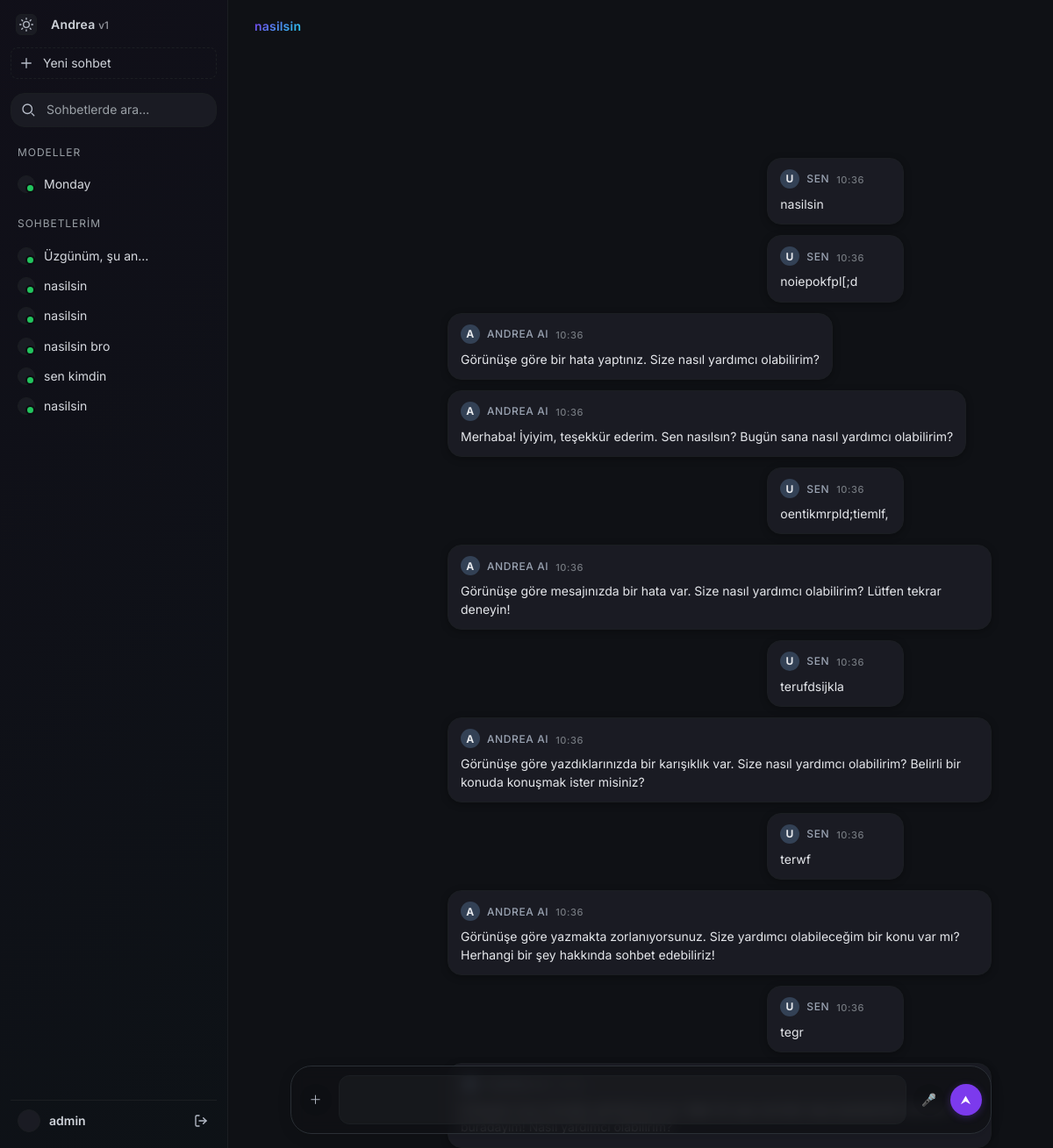
Screenshot of /chat/52/ (signed in) with the database file from the repository.
### chat/models.py (models this page shows, shortened)
class Chat(models.Model):
    user = models.ForeignKey(User, on_delete=models.CASCADE, related_name='chats')
    title = models.CharField(max_length=120)
    created_at = models.DateTimeField(auto_now_add=True)
    updated_at = models.DateTimeField(auto_now=True)
    class Meta:
        ordering = ['-updated_at']

class Message(models.Model):
    ROLE_CHOICES = (
        ('system', 'System'),
        ('user', 'User'),
        ('assistant', 'Assistant'),
    )
    chat = models.ForeignKey(Chat, on_delete=models.CASCADE, related_name='messages')
    role = models.CharField(max_length=10, choices=ROLE_CHOICES)
    content = models.TextField()
    created_at = models.DateTimeField(auto_now_add=True)
    class Meta:
        ordering = ['created_at']

### users/models.py (models this page shows, shortened)
class User(AbstractUser):
    ROLE_CHOICES = [
        ('admin', 'Admin'),
        ('user', 'User'),
        ('moderator', 'Moderator'),
    ]
    role = models.CharField(
        max_length=20,
        choices=ROLE_CHOICES,
        default='user',
        verbose_name='Role'
    )
    class Meta:
        verbose_name = 'User'
        verbose_name_plural = 'Users'

### chat/views.py (the view)
# urls.py: path('<int:chat_id>/', views.chat_detail, name='detail'),
@login_required
def chat_detail(request, chat_id):
    chat = get_object_or_404(Chat, pk=chat_id, user=request.user)
    chats = request.user.chats.only('id','title','updated_at')[:50]
    csrf_token = get_token(request)
    return render(request, 'chat/detail.html', {
        'chat': chat,
        'messages': chat.messages.all(),
        'chats': chats,
        'csrf_token': csrf_token
    })

### templates/chat/detail.html (shortened to what this page needs)
{% load static %}
<!doctype html>
<html lang="tr" class="theme-aurora">
<head>
</head>
<body>
<div class="app">
  <aside class="sidebar" aria-label="Yan Menü">
    <div class="top-strip">
      <button class="theme-toggle" id="themeToggle" aria-label="Tema değiştir" title="Tema değiştir">
      </button>
      <div class="brand">Andrea <small>v1</small></div>
    </div>
    <a class="new-project" href="#" aria-label="Yeni sohbet başlat">
      <span class="icon" aria-hidden="true">
        <svg viewBox="0 0 24 24" width="18" height="18" fill="none" stroke="currentColor" stroke-width="1.8" stroke-linecap="round"><path d="M12 5v14M5 12h14"></path></svg>
      </span>
      Yeni sohbet
    </a>
    <nav class="menu" aria-label="Genel">
      <div class="search-item">
        <span class="icon" aria-hidden="true">
          <svg viewBox="0 0 24 24" width="18" height="18" fill="none" stroke="currentColor" stroke-width="1.8" stroke-linecap="round" stroke-linejoin="round">
            <circle cx="11" cy="11" r="7"></circle><path d="M21 21l-3.5-3.5"></path>
          </svg>
        </span>
        <input type="text" placeholder="Sohbetlerde ara..." class="search-input" aria-label="Sohbetlerde ara">
      </div>
    </nav>
    <div class="section-label">Modeller</div>
    <div class="gpts">
      <button class="gpt-item" id="mondayBtn" type="button">
        <span class="gpt-avatar" aria-hidden="true"></span>
        Monday
      </button>
    </div>
    <div class="section-label">Sohbetlerim</div>
    <div class="gpts" id="chatList">
      {% for c in chats %}
        <div class="gpt-item-wrapper">
          <a class="gpt-item" href="{% url 'chat:detail' c.id %}">
            <span class="gpt-avatar"></span>
            <span class="gpt-title">{{ c.title }}</span>
          </a>
        </div>
      {% empty %}
        <div class="gpt-item" style="opacity:.7">Henüz sohbet yok</div>
      {% endfor %}
    </div>
    <div class="spacer"></div>
    <div class="user" role="contentinfo">
      <div class="avatar" aria-hidden="true"></div>
      <div>
        <div style="font-weight:600;color:#cfd3da;">{{ user.username|default:"Misafir Kullanıcı" }}</div>
      </div>
      <a href="{% url 'logout' %}" class="logout-btn" title="Çıkış yap">
        <svg viewBox="0 0 24 24" width="16" height="16" fill="none" stroke="currentColor" stroke-width="2" stroke-linecap="round" stroke-linejoin="round">
          <path d="M9 21H5a2 2 0 0 1-2-2V5a2 2 0 0 1 2-2h4"></path>
          <polyline points="16,17 21,12 16,7"></polyline>
          <line x1="21" y1="12" x2="9" y2="12"></line>
        </svg>
      </a>
    </div>
  </aside>
  <main class="main">
    <div class="chat-title">{{ chat.title }}</div>
    <div class="messages" id="messages">
      {% for m in messages %}
        <div class="msg {{ m.role }}">
          <div class="msg-header">
            <div class="msg-avatar">
              {% if m.role == 'user' %}U{% else %}A{% endif %}
            </div>
            <span>{% if m.role == 'user' %}Sen{% else %}Andrea AI{% endif %}</span>
            <span class="msg-timestamp">{{ m.created_at|date:"H:i" }}</span>
          </div>
          <div class="msg-content">{{ m.content|linebreaksbr }}</div>
        </div>
      {% endfor %}
    </div>
    <div class="composer">
      <form id="composerForm" action="{% url 'chat:send' chat.id %}" method="post">
        <div class="composer-inner">
          <div class="composer-leading">
            <button type="button" class="composer-btn" aria-label="Ekle">＋</button>
          </div>
          <div class="composer-primary">
            <div
              id="prompt-editor"
              class="ProseMirror composer-editor"
              contenteditable="true"
              translate="no"
              data-virtualkeyboard="true"
              role="textbox"
              aria-multiline="true"
              spellcheck="true"
            ><p><br></p></div>
          </div>
          <div class="composer-trailing">
            <button type="button" id="composer-mic" class="composer-btn" aria-label="Dikte">🎤</button>
            <button type="button" id="composer-send" class="composer-submit-btn" aria-label="Gönder">⮝</button>
          </div>
        </div>
      </form>
    </div>
  </main>
</div>
</body>
</html>

### rows the page displays
Chat: title "Üzgünüm, şu an…"
Chat: title "nasilsin"
Chat: title "nasilsin"
Chat: title "nasilsin bro"
Chat: title "sen kimdin"
Chat: title "nasilsin"
User: username "admin"
Message: role "U", created_at "10:36", content "nasilsin"
Message: role "U", created_at "10:36", content "noiepokfpl[;d"
Message: role "A", created_at "10:36", content "Görünüşe göre bir hata yaptınız. Size nasıl yardımcı olabilirim?"
Message: role "A", created_at "10:36", content "Merhaba! İyiyim, teşekkür ederim. Sen nasılsın? Bugün sana nasıl yardımcı olabilirim?"
Message: role "U", created_at "10:36", content "oentikmrpld;tiemlf,"
Message: role "A", created_at "10:36", content "Görünüşe göre mesajınızda bir hata var. Size nasıl yardımcı olabilirim? Lütfen tekrar deneyin!"
Message: role "U", created_at "10:36", content "terufdsijkla"
Message: role "A", created_at "10:36", content "Görünüşe göre yazdıklarınızda bir karışıklık var. Size nasıl yardımcı olabilirim? Belirli bir konuda konuşmak ister misiniz?"
Message: role "U", created_at "10:36", content "terwf"
Message: role "A", created_at "10:36", content "Görünüşe göre yazmakta zorlanıyorsunuz. Size yardımcı olabileceğim bir konu var mı? Herhangi bir şey hakkında sohbet edebiliriz!"
Message: role "U", created_at "10:36", content "tegr"
Message: content "Anlaşılan kısa mesajlar gönderiyorsun. Eğer bir şey sormak veya paylaşmak istersen, buradayım! Nasıl yardımcı olabilirim?"
